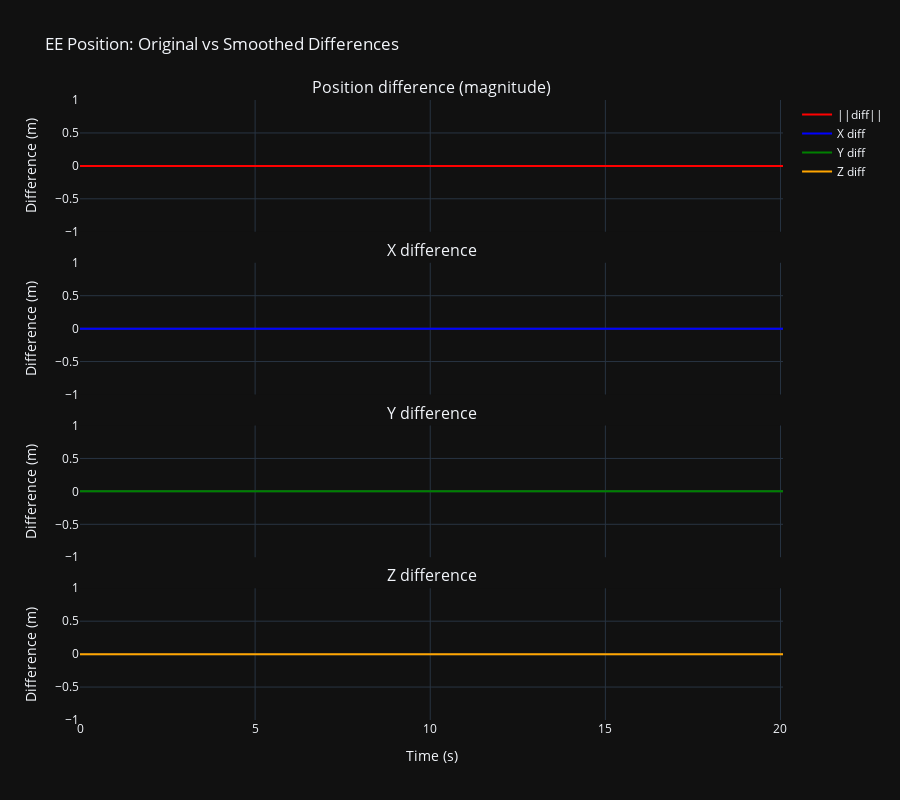

Write notebook code for a chart like this one.
### Code cell
# Position differences over time (EE)

pos_orig = ee_orig[:, :3]
pos_smooth = ee_smooth[:, :3]
pos_diff = np.linalg.norm(pos_orig - pos_smooth, axis=1)

fig = make_subplots(
    rows=4, cols=1,
    shared_xaxes=True,
    subplot_titles=["Position difference (magnitude)", "X difference", "Y difference", "Z difference"],
    vertical_spacing=0.05,
)

# Magnitude
fig.add_trace(
    go.Scatter(x=timestamps, y=pos_diff, mode="lines", name="||diff||", line=dict(color="red")),
    row=1, col=1,
)

# Components
for i, label in enumerate(["X", "Y", "Z"]):
    diff_component = pos_orig[:, i] - pos_smooth[:, i]
    fig.add_trace(
        go.Scatter(x=timestamps, y=diff_component, mode="lines", name=f"{label} diff", line=dict(color=["blue", "green", "orange"][i])),
        row=i+2, col=1,
    )
    
    # Highlight missing frames
    if np.any(missing_ee):
        fig.add_trace(
            go.Scatter(
                x=timestamps[missing_ee],
                y=diff_component[missing_ee],
                mode="markers",
                name=f"{label} interpolated",
                marker=dict(size=4, color="yellow", symbol="x"),
                showlegend=(i == 0),
            ),
            row=i+2, col=1,
        )

fig.update_xaxes(title_text="Time (s)", row=4, col=1)
fig.update_yaxes(title_text="Difference (m)")

fig.update_layout(
    height=800,
    title="EE Position: Original vs Smoothed Differences",
    template="plotly_dark",
    paper_bgcolor="#111111",
    showlegend=True,
)

fig.show()

print(f"Max position difference: {pos_diff.max():.6f} m")
print(f"Mean position difference (interpolated frames only): {pos_diff[missing_ee].mean():.6f} m" if np.any(missing_ee) else "No interpolated frames")

### Figure 1 — Plotly figure (JSON) as saved in the notebook; plotly's stock layout.template omitted (floating-point values rounded to 4 significant figures; data arrays with more than 128 entries replaced by an {"elided": "..."} marker saying what was removed)
{"data": [{"line": {"color": "red"}, "mode": "lines", "name": "||diff||", "type": "scatter", "x": {"elided": "402 float values"}, "xaxis": "x", "y": {"elided": "402 float values"}, "yaxis": "y"}, {"line": {"color": "blue"}, "mode": "lines", "name": "X diff", "type": "scatter", "x": {"elided": "402 float values"}, "xaxis": "x2", "y": {"elided": "402 float values"}, "yaxis": "y2"}, {"line": {"color": "green"}, "mode": "lines", "name": "Y diff", "type": "scatter", "x": {"elided": "402 float values"}, "xaxis": "x3", "y": {"elided": "402 float values"}, "yaxis": "y3"}, {"line": {"color": "orange"}, "mode": "lines", "name": "Z diff", "type": "scatter", "x": {"elided": "402 float values"}, "xaxis": "x4", "y": {"elided": "402 float values"}, "yaxis": "y4"}], "layout": {"annotations": [{"font": {"size": 16}, "showarrow": false, "text": "Position difference (magnitude)", "x": 0.5, "xanchor": "center", "xref": "paper", "y": 1, "yanchor": "bottom", "yref": "paper"}, {"font": {"size": 16}, "showarrow": false, "text": "X difference", "x": 0.5, "xanchor": "center", "xref": "paper", "y": 0.7375, "yanchor": "bottom", "yref": "paper"}, {"font": {"size": 16}, "showarrow": false, "text": "Y difference", "x": 0.5, "xanchor": "center", "xref": "paper", "y": 0.475, "yanchor": "bottom", "yref": "paper"}, {"font": {"size": 16}, "showarrow": false, "text": "Z difference", "x": 0.5, "xanchor": "center", "xref": "paper", "y": 0.2125, "yanchor": "bottom", "yref": "paper"}], "height": 800, "paper_bgcolor": "#111111", "showlegend": true, "title": {"text": "EE Position: Original vs Smoothed Differences"}, "xaxis": {"anchor": "y", "domain": [0, 1], "matches": "x4", "showticklabels": false}, "xaxis2": {"anchor": "y2", "domain": [0, 1], "matches": "x4", "showticklabels": false}, "xaxis3": {"anchor": "y3", "domain": [0, 1], "matches": "x4", "showticklabels": false}, "xaxis4": {"anchor": "y4", "domain": [0, 1], "title": {"text": "Time (s)"}}, "yaxis": {"anchor": "x", "domain": [0.7875, 1], "title": {"text": "Difference (m)"}}, "yaxis2": {"anchor": "x2", "domain": [0.525, 0.7375], "title": {"text": "Difference (m)"}}, "yaxis3": {"anchor": "x3", "domain": [0.2625, 0.475], "title": {"text": "Difference (m)"}}, "yaxis4": {"anchor": "x4", "domain": [0, 0.2125], "title": {"text": "Difference (m)"}}}}
